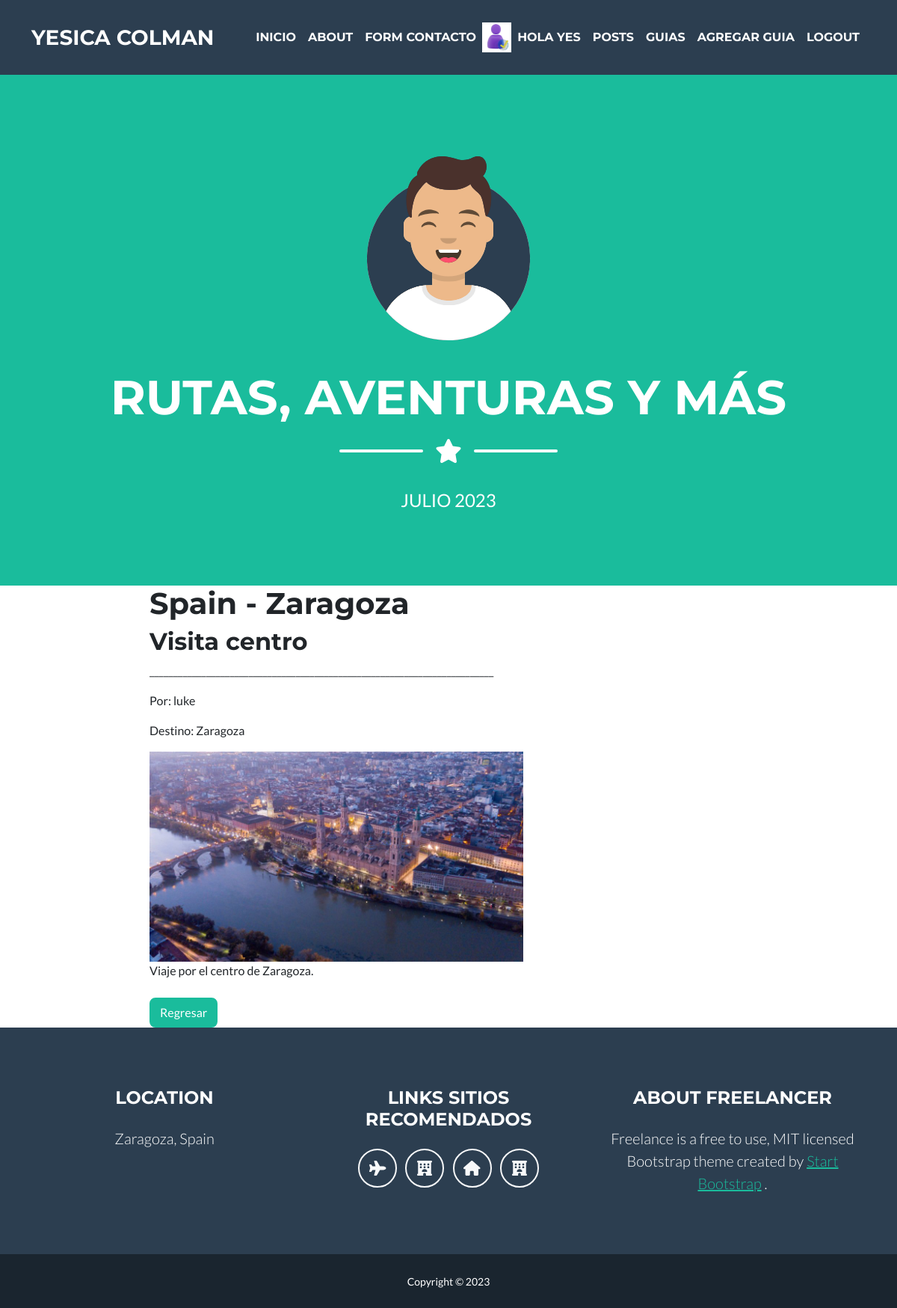
The page /detail_guia/27/ (signed in) on the database its author committed.
### accounts/models.py (models this page shows, shortened)
class Account(models.Model):
    user= models.OneToOneField(User, on_delete=models.CASCADE)
    avatar= models.ImageField(upload_to= 'avatares', null=True, blank=True)

### MiApp/models.py (models this page shows)
class Guias(models.Model):
    autor= models.CharField(max_length=20)
    titulo = models.CharField(max_length=50)
    subtitulo=models.CharField(max_length=80, default="")
    destino= models.CharField(max_length=40)
    pais = models.CharField(max_length=40)
    foto= models.ImageField(upload_to='fotos/',null=True, blank=True)
    contenido = models.TextField(max_length=1000)

### MiApp/class_views.py (the view)
# urls.py: path('detail_guia/<pk>/', class_views.GuiaDetailView.as_view(), name="Detail_Guia"),
class GuiaDetailView(DetailView):
    model = Guias
    template_name = "MiApp/class_detail_guias.html"
    def get_context_data(self, **kwargs):
        context = super().get_context_data(**kwargs)
        context['foto'] = self.object.foto
        return context

### MiApp/templates/MiApp/class_detail_guias.html (shortened to what this page needs)
<!DOCTYPE html>
{% extends 'MiApp/baseweb.html'%}
{% load static %}
{% block main %}
<div class="post" style="width: 50rem; margin:0 auto;">
<h1>{{guias.titulo}}</h1>
<h2>{{guias.subtitulo}}</h2>
<p>_________________________________________________________________________</p>
<p>Por: {{guias.autor}}</p>
<p>Destino: {{guias.destino}}</p>
{% if foto %}
  <img src="{{ foto.url }}" alt="Foto" style="max-width: 500px; max-height: 500px;"><br>
{% else %}
  <p>...</p>
{% endif %}
{{guias.contenido}} <br>
<br>
<a href="{% url 'Guias'%}" class="btn btn-primary"> Regresar </a>
</div>
{% endblock main %}

### MiApp/templates/MiApp/baseweb.html (shortened to what this page needs)
<!DOCTYPE html>
{% load static %}
<html lang="en">
    <head>
        <link href='{% static "MiApp/styles.css" %}' rel="stylesheet" />
    </head>
    <body id="page-top">
        <nav class="navbar navbar-expand-lg bg-secondary text-uppercase fixed-top" id="mainNav">
            <div class="container">
                <a class="navbar-brand" href="{%url 'about'%}"> Yesica Colman </a>
                <div class="collapse navbar-collapse" id="navbarResponsive">
                    <ul class="navbar-nav text-uppercase ms-auto py-4 py-lg-0">
                        <li class="nav-item"><a class="nav-link" href="{%url 'inicio'%}">Inicio</a></li>
                        <li class="nav-item"><a class="nav-link" href="{%url 'about'%}">About</a></li>
                        <li class="nav-item"><a class="nav-link" href="{%url 'form_contacto'%}">Form Contacto</a></li>
                    {% if request.user.is_authenticated %}
                    {% if user.account.avatar %}
                    <img height="40px" src="{{ user.account.avatar.url }}" alt="">
                    {% endif %}
                    <li class="nav-item"><a class="nav-link" href="{% url 'mostrar_perfil' %}">Hola {{ request.user.username }}</a></li>
                        <li class="nav-item"><a class="nav-link" href="{%url 'List'%}" >posts</a></li>
                        <li class="nav-item"><a class="nav-link" href="{%url 'Guias'%}">Guias</a></li>
                        <li class="nav-item"><a class="nav-link" href="{%url 'agregar_guia'%}">Agregar Guia</a></li>
                        <li class="nav-item"><a class="nav-link" href="{% url 'logout' %}">Logout</a>
                    {% else %}
                        <li class="nav-item"><a class="nav-link" href="{% url 'login' %}">Login</a></li>
                        <li class="nav-item"><a class="nav-link" href="{% url 'register' %}">Registro</a></li>
                    {% endif %}
                    </ul>
                </div>
            </div>
        </nav>
        <header class="masthead bg-primary text-white text-center">
            <div class="container d-flex align-items-center flex-column">
                <img class="masthead-avatar mb-5" src="{% static 'avatars.svg' %}" alt="" />
                <h1 class="masthead-heading text-uppercase mb-0"> RUTAS, AVENTURAS Y MÁS </h1>
                <div class="divider-custom divider-light">
                    <div class="divider-custom-line"></div>
                    <div class="divider-custom-icon"><i class="fas fa-star"></i></div>
                    <div class="divider-custom-line"></div>
                </div>
                <p class="masthead-subheading font-weight-light mb-0"> JULIO 2023 </p>
            </div>
        </header>
        {% block main%}
        {%endblock main%}
        <footer class="footer text-center">
            <div class="container">
                <div class="row">
                    <div class="col-lg-4 mb-5 mb-lg-0">
                        <h4 class="text-uppercase mb-4">Location</h4>
                        <p class="lead mb-0">
                            Zaragoza, Spain
                        </p>
                    </div>
                    <div class="col-lg-4 mb-5 mb-lg-0">
                        <h4 class="text-uppercase mb-4"> Links Sitios recomendados </h4>
                        <a class="btn btn-outline-light btn-social mx-1" href="https://www.despegar.com.ar/"><i class="fas fa-plane"></i></a>
                        <a class="btn btn-outline-light btn-social mx-1" href="https://www.booking.com/index.es.html"><i class="fas fa-hotel"></i></a>
                        <a class="btn btn-outline-light btn-social mx-1" href="https://www.airbnb.es/"><i class="fas fa-home"></i></a>
                        <a class="btn btn-outline-light btn-social mx-1" href="https://www.tripadvisor.es/"><i class="fas fa-hotel"></i></a>
                    </div>
                    <div class="col-lg-4">
                        <h4 class="text-uppercase mb-4">About Freelancer</h4>
                        <p class="lead mb-0">
                            Freelance is a free to use, MIT licensed Bootstrap theme created by
                            <a href="http://startbootstrap.com">Start Bootstrap</a>
                            .
                        </p>
                    </div>
                </div>
            </div>
        </footer>
        <div class="copyright py-4 text-center text-white">
            <div class="container"><small>Copyright &copy; 2023</small></div>
        </div>
    </body>
</html>

### rows shown on the page
Guias: titulo "Spain - Zaragoza", subtitulo "Visita centro", autor "luke", destino "Zaragoza", contenido "Viaje por el centro de Zaragoza."

### other values the page prints
{{ request.user.username }} "YES"
